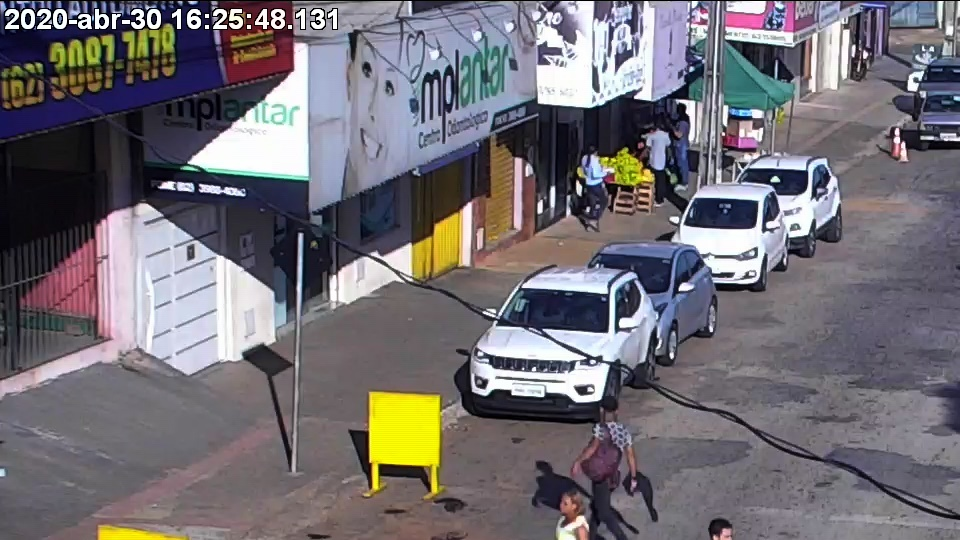
#> input picture data/samples/test2/31995_0.jpg, 960 x 540 px
$ python busson2.py
#> lines starting #> are read from the running program, lines starting #| are printed output that depends on the picture
#!/bin/env python
# -*- coding: utf-8 -*-

import cv2
import os

# Função para plotar
color = [0, 0, 255]


def plot_one_box(x, img, color=None, label=None, line_thickness=None):
    # Plots one bounding box on image img
    tl = line_thickness or round(0.002 * (img.shape[0] + img.shape[1]) / 2) + 1  # line/font thickness
    c1, c2 = (int(x[0]), int(x[1])), (int(x[2]), int(x[3]))
    cv2.rectangle(img, c1, c2, color, thickness=tl, lineType=cv2.LINE_AA)
    if label:
        tf = max(tl - 1, 1)  # font thickness
        t_size = cv2.getTextSize(label, 0, fontScale=tl / 3, thickness=tf)[0]
        c2 = c1[0] + t_size[0], c1[1] - t_size[1] - 3
        cv2.rectangle(img, c1, c2, color, -1, cv2.LINE_AA)  # filled
        cv2.putText(img, label, (c1[0], c1[1] - 2), 0, tl / 3, [225, 255, 255], thickness=tf, lineType=cv2.LINE_AA)


# Metadado das imagens
# Imagem é dividida em 4 slices
#      ------ 1920 ------
#      |                |              ---960---
# 1080 |                |  =>  4x  540 | Slice |
#      |                |              ---------
#      ------------------
#
# Slices da Imagem
#  -------------------
#  |   0   |    1    |
#  -------------------
#  |   2   |    3    |
#  -------------------
#
# Coordenadas das imagens usa o padrão do opencv
#
# Eixo y: 0 -----------------|
#         |                  |
#         |                  |
#       ymax                 |
# Eixo x: 0---------------xmax

tam_total_width = 1920
tam_total_height = 1080
tam_slice_width = 960
tam_slice_height = 540

# Input, bounding boxes de cada slice
# A entrada é uma lista de boxes
#
# OBS: O campo ID é só para lhe ajudar na hora do merge, no final vou remover)
#
# A entrada abaixo mostra que este slice detectou duas classes (0 e 1)
# Para a classe 0, detectou dois objetos (id 1 e 2)
# Lembre que o id é só pra te ajudar na hora do merge aqui do teste, na hora não terá
# Ex:
#     [
#            {'id': 1, 'xmin': 1.0, 'ymin': 52.0, 'xmax': 79.0, 'ymax': 230.0, 'conf': 0.93}
#            {'id': 2, 'xmin': 371.0, 'ymin': 3.0, 'xmax': 442.0, 'ymax': 130.0, 'conf': 0.722}
#     ]

# Bounding boxes (entrada)
bb_slice0 = [{'id': 1, 'xmin': 585.0, 'ymin': 396.0, 'xmax': 636.0, 'ymax': 537.0, 'conf': 0.947035014629364},
             {'id': 2, 'xmin': 577.0, 'ymin': 145.0, 'xmax': 610.0, 'ymax': 227.0, 'conf': 0.8426766991615295},
             {'id': 3, 'xmin': 645.0, 'ymin': 122.0, 'xmax': 671.0, 'ymax': 204.0, 'conf': 0.7700527906417847},
             {'id': 4, 'xmin': 669.0, 'ymin': 106.0, 'xmax': 693.0, 'ymax': 191.0, 'conf': 0.635362982749939},
             {'id': 5, 'xmin': 552.0, 'ymin': 487.0, 'xmax': 596.0, 'ymax': 540.0, 'conf': 0.5964713096618652},
             {'id': 6, 'xmin': 707.0, 'ymin': 518.0, 'xmax': 734.0, 'ymax': 539.0, 'conf': 0.3967316150665283}]
bb_slice1 = [{'id': 7, 'xmin': 270.0, 'ymin': 160.0, 'xmax': 314.0, 'ymax': 247.0, 'conf': 0.5448222756385803},
             {'id': 8, 'xmin': 250.0, 'ymin': 146.0, 'xmax': 288.0, 'ymax': 243.0, 'conf': 0.1877407431602478}]
bb_slice2 = [{'id': 9, 'xmin': 647.0, 'ymin': 1.0, 'xmax': 761.0, 'ymax': 169.0, 'conf': 0.9406569600105286},
             {'id': 10, 'xmin': 521.0, 'ymin': 1.0, 'xmax': 605.0, 'ymax': 106.0, 'conf': 0.9205801486968994}]
bb_slice3 = []

# Visualizando os slices
# Img Slice
img_slice0 = os.path.join('data', 'samples', 'test2', '31995_0.jpg')
img_slice1 = os.path.join('data', 'samples', 'test2', '31995_1.jpg')
img_slice2 = os.path.join('data', 'samples', 'test2', '31995_2.jpg')
img_slice3 = os.path.join('data', 'samples', 'test2', '31995_3.jpg')

imgs = [img_slice0, img_slice1, img_slice2, img_slice3]
bbs = [bb_slice0, bb_slice1, bb_slice2, bb_slice3]
for i in range(len(imgs)):
    img = cv2.imread(imgs[i])  # BGR in HxWxC
#> img is the input picture: shape (540, 960, 3); mean B, G, R 115.8, 110.1, 114.1
    for bb in bbs[i]:
        box = [bb['xmin'], bb['ymin'], bb['xmax'], bb['ymax']]
        label = 'person' + str(bb['id'])
        plot_one_box(box, img, color, label)

    cv2.imshow("img", img)
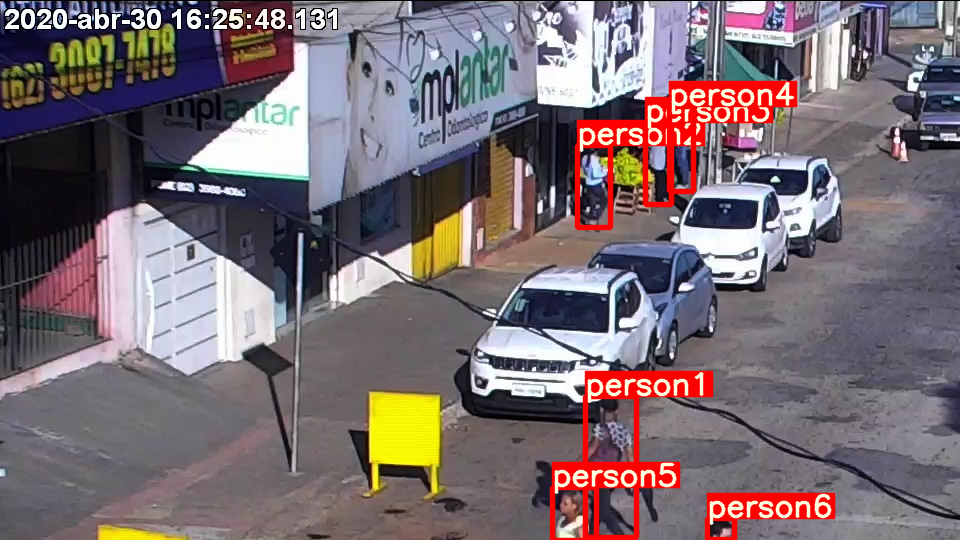
#> window 'img': shape (540, 960, 3); mean B, G, R 113.7, 108.7, 121.6
    if cv2.waitKey(0) == ord('q'):  # q to quit
#> (key q is pressed here)
#> (the run stopped early here; a loop or call above may not have finished)

$ run again, with data/samples/test2/31995.jpg copied over data/samples/test2/31995_0.jpg
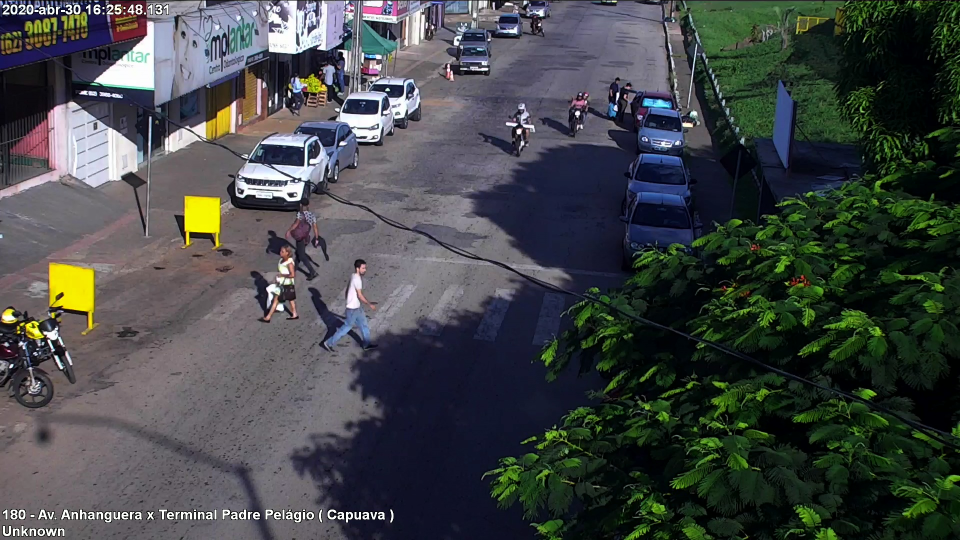
#> input picture data/samples/test2/31995.jpg, 1920 x 1080 px (shown at 1/2 size)
#> img is the input picture: shape (1080, 1920, 3); mean B, G, R 70.7, 70.6, 66.9
#> `cv2.imshow("img", img)`:
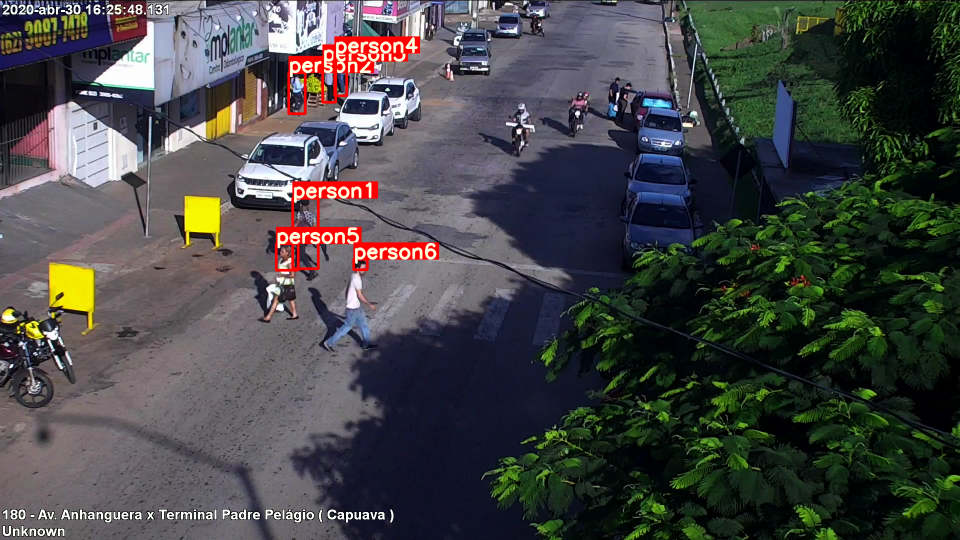
#> window 'img': shape (1080, 1920, 3) (shown at 1/2 size); mean B, G, R 70.1, 70.3, 69.6
